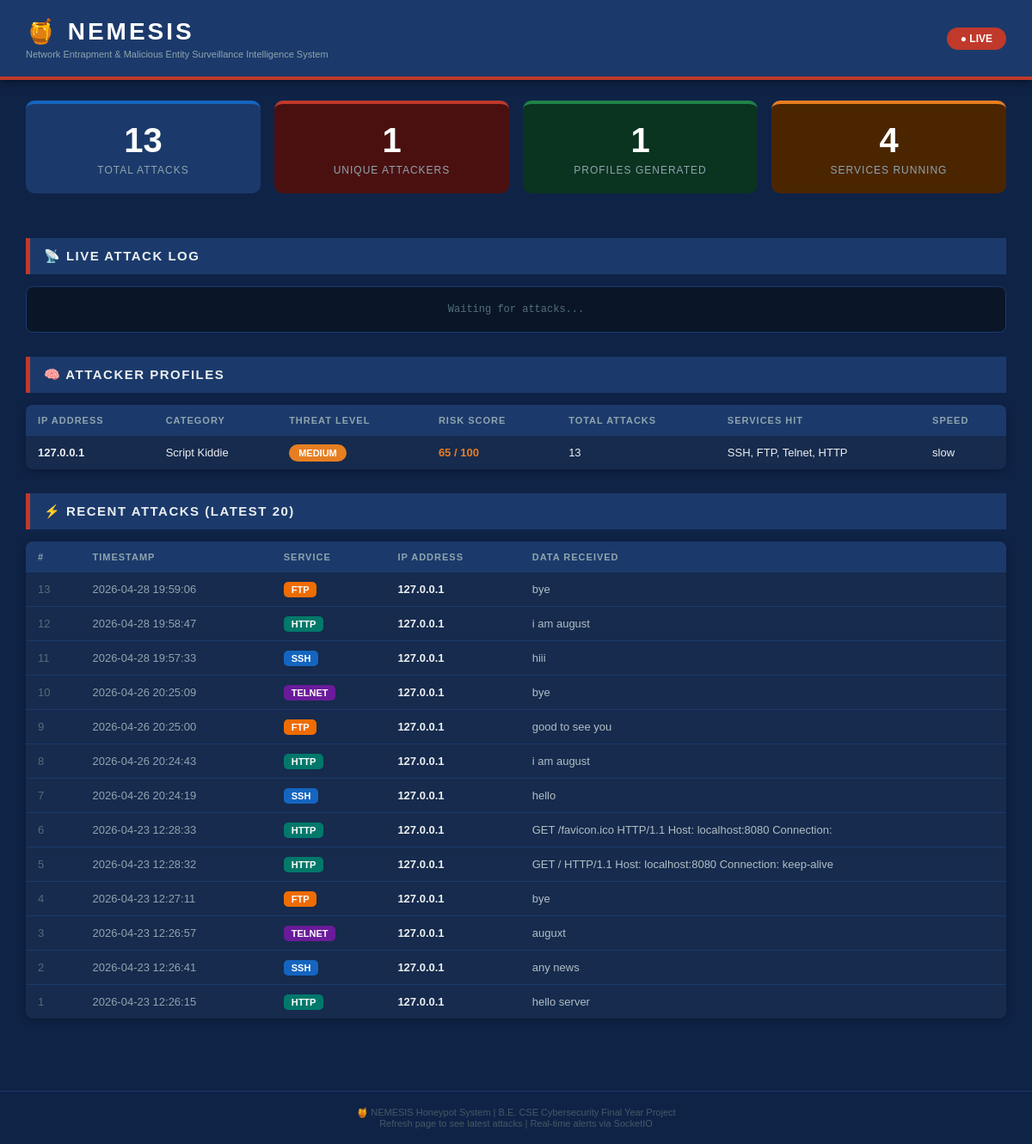
Before: / with the older database file.
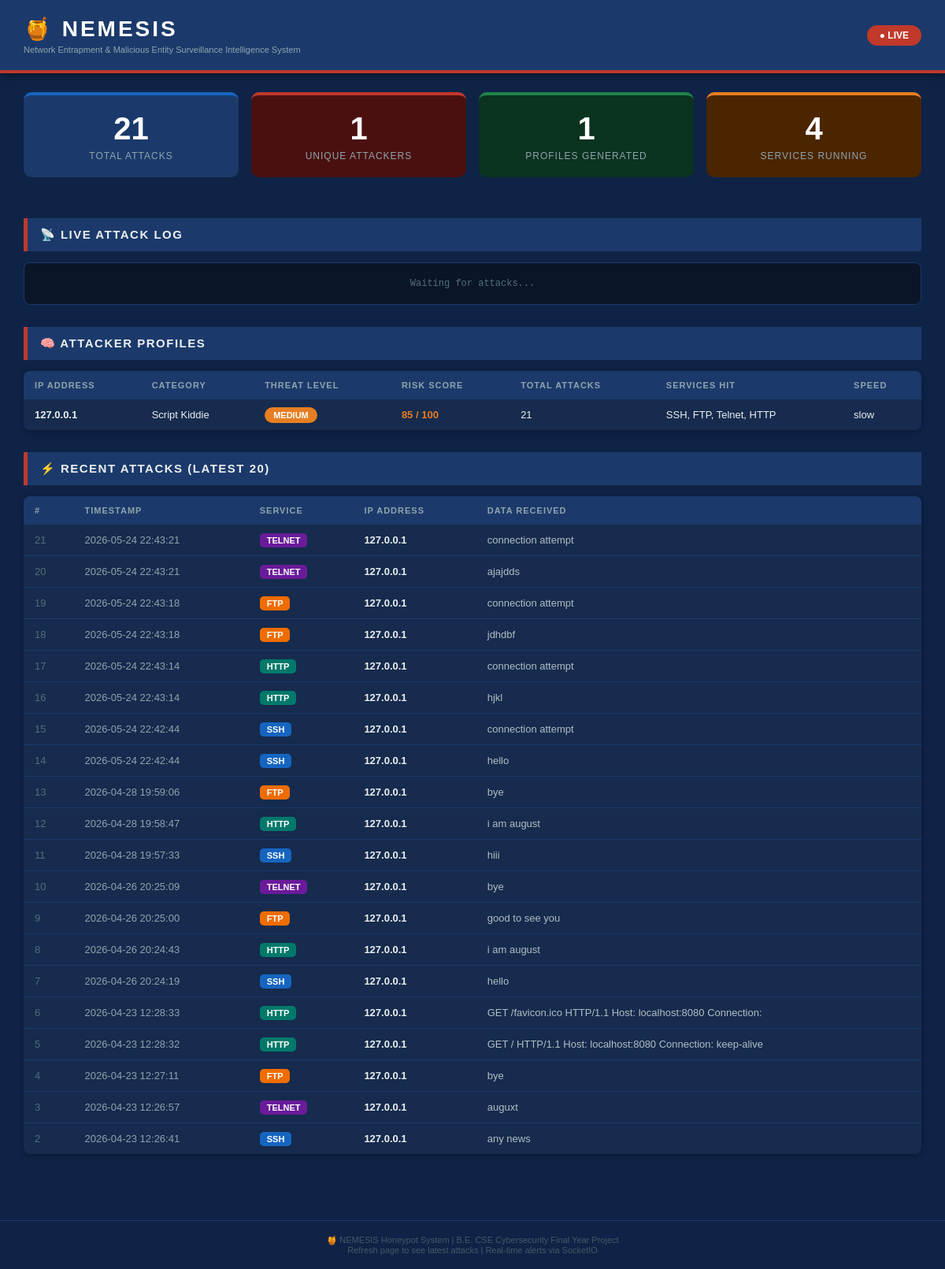
After: the same page with the newer database file.
### tables this page shows
CREATE TABLE attackers (
            id            INTEGER PRIMARY KEY AUTOINCREMENT,
            ip            TEXT UNIQUE,
            first_seen    TEXT,
            last_seen     TEXT,
            total_attacks INTEGER DEFAULT 1
        );

CREATE TABLE attacks (
            id        INTEGER PRIMARY KEY AUTOINCREMENT,
            timestamp TEXT,
            service   TEXT,
            ip        TEXT,
            data      TEXT
        );

### dashboard.py (the view)
@app.route('/')
def home():
    attacks   = get_all_attacks()
    attackers = get_all_attackers()
    profiles  = profile_all()
    total     = get_total_count()
    return render_template(
        'dashboard.html',
        attacks   = attacks,
        attackers = attackers,
        profiles  = profiles,
        total     = total
    )

### database.py (called while the page is built)
def get_all_attacks():
    conn = sqlite3.connect("honeytrap.db")
    cursor = conn.cursor()
    cursor.execute("SELECT * FROM attacks ORDER BY id DESC")
    rows = cursor.fetchall()
    conn.close()
    return rows

def get_all_attackers():
    conn = sqlite3.connect("honeytrap.db")
    cursor = conn.cursor()
    cursor.execute("SELECT * FROM attackers ORDER BY total_attacks DESC")
    rows = cursor.fetchall()
    conn.close()
    return rows

def get_attacks_by_ip(ip):
    conn = sqlite3.connect("honeytrap.db")
    cursor = conn.cursor()
    cursor.execute("SELECT * FROM attacks WHERE ip = ? ORDER BY id DESC", (ip,))
    rows = cursor.fetchall()
    conn.close()
    return rows

def get_total_count():
    conn = sqlite3.connect("honeytrap.db")
    cursor = conn.cursor()
    cursor.execute("SELECT COUNT(*) FROM attacks")
    count = cursor.fetchone()[0]
    conn.close()
    return count

### profiler.py (called while the page is built)
def calculate_speed(attacks):
    if len(attacks) < 2:
        return "slow"
    try:
        first_time = datetime.strptime(attacks[-1][1], "%Y-%m-%d %H:%M:%S")
        last_time  = datetime.strptime(attacks[0][1],  "%Y-%m-%d %H:%M:%S")
        total_seconds = (last_time - first_time).total_seconds()
        if total_seconds == 0:
            return "fast"
        rate = len(attacks) / total_seconds
        if rate > 2:
            return "fast"
        elif rate > 0.5:
            return "medium"
        else:
            return "slow"
    except:
        return "slow"

def calculate_risk_score(total_attacks, unique_services, speed):
    score = 0
    if total_attacks == 1:
        score += 5
    elif total_attacks <= 5:
        score += 15
    elif total_attacks <= 20:
        score += 30
    else:
        score += 50
    if unique_services == 1:
        score += 5
    elif unique_services == 2:
        score += 15
    elif unique_services == 3:
        score += 25
    else:
        score += 35
    if speed == "fast":
        score += 15
    elif speed == "medium":
        score += 10
    return min(score, 100)

def profile_all():
    attackers = get_all_attackers()
    if not attackers:
        return []
    profiles = []
    for attacker in attackers:
        profile = classify_attacker(attacker[1])
        if profile:
            profiles.append(profile)
    profiles.sort(key=lambda x: x["risk_score"], reverse=True)
    return profiles

### templates/dashboard.html (shortened to what this page needs)
<!DOCTYPE html>
<html lang="en">
<head>
</head>
<body>
<div class="header">
    <div>
        <h1>🍯 NEMESIS</h1>
        <div class="subtitle">
            Network Entrapment &amp; Malicious Entity Surveillance
            Intelligence System
        </div>
    </div>
    <div class="live-badge">● LIVE</div>
</div>
<div class="stats">
    <div class="stat-card c-blue">
        <div class="num" id="total-attacks">{{ total }}</div>
        <div class="label">Total Attacks</div>
    </div>
    <div class="stat-card c-red">
        <div class="num">{{ attackers | length }}</div>
        <div class="label">Unique Attackers</div>
    </div>
    <div class="stat-card c-green">
        <div class="num">{{ profiles | length }}</div>
        <div class="label">Profiles Generated</div>
    </div>
    <div class="stat-card c-orange">
        <div class="num">4</div>
        <div class="label">Services Running</div>
    </div>
</div>
<div class="content">
    <div class="section-title">📡 LIVE ATTACK LOG</div>
    <div id="live-log">
        <div class="log-entry" style="color: #546E7A; text-align: center;">
            Waiting for attacks...
        </div>
    </div>
    <div class="section-title">🧠 ATTACKER PROFILES</div>
    {% if profiles %}
    <table>
        <thead>
            <tr>
                <th>IP Address</th>
                <th>Category</th>
                <th>Threat Level</th>
                <th>Risk Score</th>
                <th>Total Attacks</th>
                <th>Services Hit</th>
                <th>Speed</th>
            </tr>
        </thead>
        <tbody>
        {% for p in profiles %}
            <tr>
                <td><b>{{ p.ip }}</b></td>
                <td>{{ p.category }}</td>
                <td>
                    {% if p.level == 'LOW' %}
                        <span class="badge badge-low">Low</span>
                    {% elif p.level == 'MEDIUM' %}
                        <span class="badge badge-medium">Medium</span>
                    {% elif p.level == 'HIGH' %}
                        <span class="badge badge-high">High</span>
                    {% else %}
                        <span class="badge badge-critical">Critical</span>
                    {% endif %}
                </td>
                <td><b style="color: #E67E22;">{{ p.risk_score }} / 100</b></td>
                <td>{{ p.total_attacks }}</td>
                <td>{{ p.services_hit | join(', ') }}</td>
                <td>{{ p.speed }}</td>
            </tr>
        {% endfor %}
        </tbody>
    </table>
    {% else %}
    <p style="color: #546E7A; padding: 20px; text-align: center;">
        No attackers detected yet. Start honeypot and connect to ports.
    </p>
    {% endif %}
    <div class="section-title">⚡ RECENT ATTACKS (Latest 20)</div>
    <table>
        <thead>
            <tr>
                <th>#</th>
                <th>Timestamp</th>
                <th>Service</th>
                <th>IP Address</th>
                <th>Data Received</th>
            </tr>
        </thead>
        <tbody>
        {% for row in attacks[:20] %}
            <tr>
                <td style="color: #546E7A;">{{ row[0] }}</td>
                <td style="color: #90A4AE;">{{ row[1] }}</td>
                <td>
                    <span class="svc {{ row[2] }}">{{ row[2] }}</span>
                </td>
                <td><b>{{ row[3] }}</b></td>
                <td style="color: #B0BEC5;">
                    {{ row[4][:60] if row[4] else 'connection attempt' }}
                </td>
            </tr>
        {% endfor %}
        </tbody>
    </table>
</div>
<div class="footer">
    🍯 NEMESIS Honeypot System | B.E. CSE Cybersecurity Final Year Project
    <br>
    Refresh page to see latest attacks | Real-time alerts via SocketIO
</div>
</body>
</html>

### templates/dashboard.html (style rules this page uses)
* { margin: 0; padding: 0; box-sizing: border-box; }
body { font-family: 'Arial', sans-serif; background: #0F2347; color: #ECEFF1; min-height: 100vh; }
.header { background: #1B3A6B; padding: 20px 30px; border-bottom: 4px solid #C0392B; display: flex; align-items: center; justify-content: space-between; box-shadow: 0 2px 10px rgba(0,0,0,0.5); }
.header h1 { font-size: 28px; color: #fff; letter-spacing: 3px; font-weight: bold; }
.header .subtitle { font-size: 11px; color: #90A4AE; margin-top: 4px; }
.live-badge { background: #C0392B; color: white; padding: 6px 16px; border-radius: 20px; font-size: 12px; font-weight: bold; animation: pulse 2s infinite; }
.stats { display: flex; gap: 16px; padding: 24px 30px; }
.stat-card { flex: 1; padding: 20px; border-radius: 10px; text-align: center; transition: transform 0.2s; }
.stat-card .num { font-size: 40px; font-weight: bold; color: #fff; }
.stat-card .label { font-size: 12px; color: #90A4AE; margin-top: 5px; text-transform: uppercase; letter-spacing: 1px; }
.c-blue { background: #1B3A6B; border-top: 4px solid #1565C0; }
.c-red { background: #4A1010; border-top: 4px solid #C0392B; }
.c-green { background: #0A3320; border-top: 4px solid #1E8449; }
.c-orange { background: #4A2500; border-top: 4px solid #E67E22; }
.content { padding: 0 30px 30px; }
.section-title { background: #1B3A6B; padding: 12px 16px; border-left: 5px solid #C0392B; margin: 28px 0 14px; font-size: 15px; font-weight: bold; letter-spacing: 1.5px; text-transform: uppercase; }
#live-log { max-height: 250px; overflow-y: auto; background: #0A1628; border: 1px solid #1B3A6B; border-radius: 8px; padding: 12px; font-family: 'Courier New', monospace; font-size: 12px; margin-bottom: 24px; }
.log-entry { padding: 5px 0; border-bottom: 1px solid #1B3A6B; color: #90A4AE; line-height: 1.5; }
.log-entry:last-child { border-bottom: none; }
table { width: 100%; border-collapse: collapse; background: #162B4D; border-radius: 8px; overflow: hidden; font-size: 13px; margin-bottom: 24px; box-shadow: 0 2px 8px rgba(0,0,0,0.3); }
th { background: #1B3A6B; padding: 12px 14px; text-align: left; font-size: 11px; color: #90A4AE; text-transform: uppercase; letter-spacing: 1px; font-weight: bold; }
td { padding: 12px 14px; border-bottom: 1px solid #1B3A6B; }
tr:last-child td { border-bottom: none; }
.badge { padding: 4px 11px; border-radius: 14px; font-size: 11px; font-weight: bold; text-transform: uppercase; }
.badge-medium { background: #E67E22; color: #fff; }
.svc { padding: 3px 9px; border-radius: 5px; font-size: 11px; font-weight: bold; text-transform: uppercase; }
.SSH { background: #1565C0; color: #fff; }
.HTTP { background: #00796B; color: #fff; }
.FTP { background: #EF6C00; color: #fff; }
.Telnet { background: #6A1B9A; color: #fff; }
.footer { text-align: center; padding: 18px; color: #455A64; font-size: 11px; border-top: 1px solid #1B3A6B; margin-top: 30px; background: #0F2347; }

Changed rows visible on the page:
no longer on this page (row unchanged): attacks: id "1", timestamp "2026-04-23 12:26:15", service "HTTP", ip "127.0.0.1", data "hello server"
added attacks: id "21", timestamp "2026-05-24 22:43:21", service "TELNET", ip "127.0.0.1", data "connection attempt"
added attacks: id "20", timestamp "2026-05-24 22:43:21", service "TELNET", ip "127.0.0.1", data "ajajdds"
added attacks: id "19", timestamp "2026-05-24 22:43:18", service "FTP", ip "127.0.0.1", data "connection attempt"
added attacks: id "18", timestamp "2026-05-24 22:43:18", service "FTP", ip "127.0.0.1", data "jdhdbf"
added attacks: id "17", timestamp "2026-05-24 22:43:14", service "HTTP", ip "127.0.0.1", data "connection attempt"
added attacks: id "16", timestamp "2026-05-24 22:43:14", service "HTTP", ip "127.0.0.1", data "hjkl"
added attacks: id "15", timestamp "2026-05-24 22:42:44", service "SSH", ip "127.0.0.1", data "connection attempt"
added attacks: id "14", timestamp "2026-05-24 22:42:44", service "SSH", ip "127.0.0.1", data "hello"
Other visible differences:
{{ total }}: "13" → "21"
new list line: "127.0.0.1"
new list line: "Script Kiddie MEDIUM 85 / 100 21 SSH, FTP, Telnet, HTTP slow"
list line gone: "127.0.0.1"
list line gone: "Script Kiddie MEDIUM 65 / 100 13 SSH, FTP, Telnet, HTTP slow"
